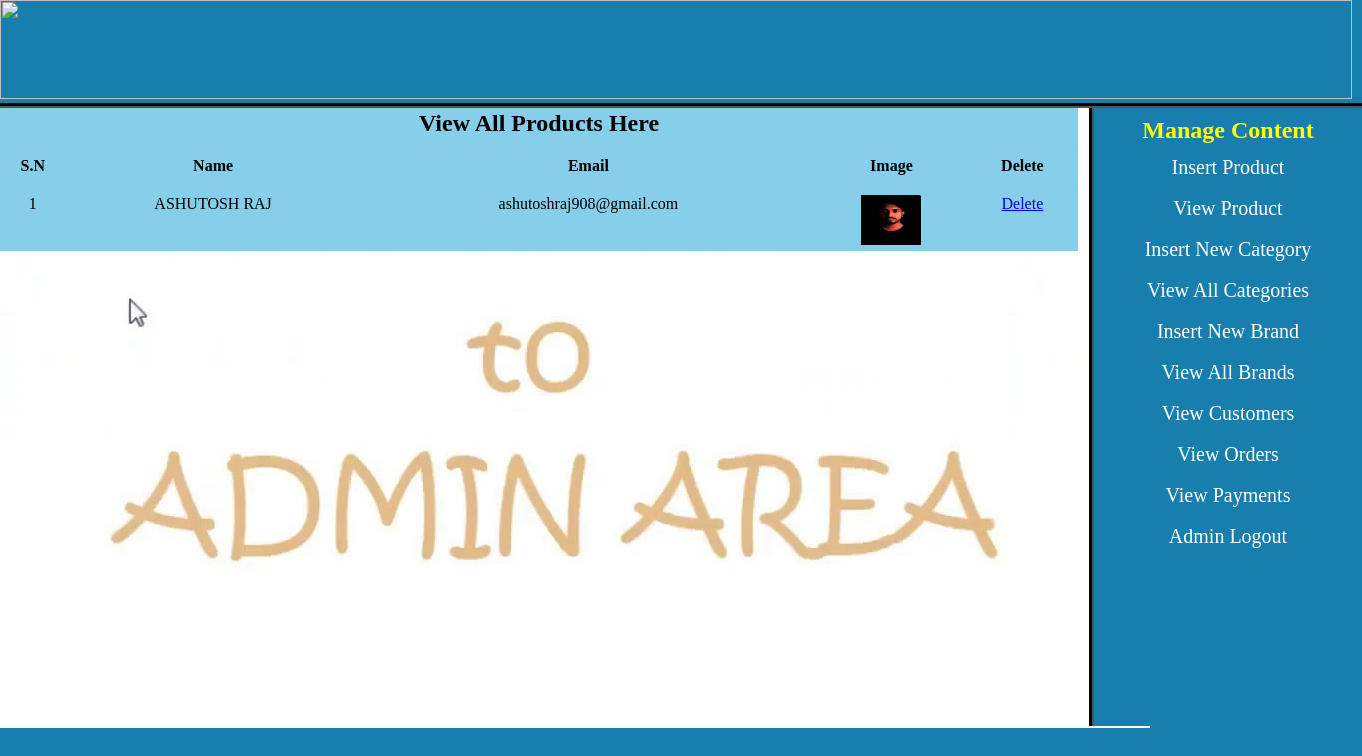
Page /admin_area/index.php?view_customers (signed in) on the committed database.
### tables this page shows
CREATE TABLE `customers` (
  `customer_id` int(10) NOT NULL,
  `customer_ip` varchar(255) NOT NULL,
  `customer_name` text NOT NULL,
  `customer_email` varchar(100) NOT NULL,
  `customer_pass` varchar(100) NOT NULL,
  `customer_country` text NOT NULL,
  `customer_city` text NOT NULL,
  `customer_contact` varchar(255) NOT NULL,
  `customer_address` text NOT NULL,
  `customer_image` text NOT NULL
);

### admin_area/view_customers.php (the view)
<?php
if(!isset($_SESSION['user_email']))
{
echo "<script> window.open('login.php?not_admin=You are not a admin !','_self') </script>";
}
else
{
?>
   <table width="1078"  align="center"  bgcolor="skyblue">
<tr align="center">
	<td colspan="6"> <h2>View All Products Here</h2></td>
</tr>
<tr align="center" bgcolor="skyblue">
	    <th><br>S.N</th>
	    <th><br>Name</th>
	     <th><br>Email</th>
	      <th><br>Image</th>
	        <th><br>Delete</th>
</tr>
  <?php
include("includes/db.php");
$get_c="select * from customers";
$run_c=mysqli_query($con,$get_c);
$i=0;
while($row_c=mysqli_fetch_array($run_c))
{
  $c_id=$row_c['customer_id'];
  $c_name=$row_c['customer_name'];
  $c_email=$row_c['customer_email'];
  $c_image=$row_c['customer_image'];
  $i++;
?>
<tr align="center">
    <td><br><?php echo $i;  ?></td>
	<td><br><?php echo $c_name;  ?></td>
	<td><br><?php echo $c_email;  ?></td>
	<td><br> <img src="../customer/customer_images/<?php echo $c_image; ?>" width="60" height="50" /> </td>
	<td><br><a href="delete_c.php?delete_c=<?php echo $c_id; ?> ">Delete</a></td>
</tr>
<?php } ?>
   </table>
<?php } ?>

### admin_area/styles/style.css (style rules this page uses)
html, body, div, span, applet, object, iframe, h1, h2, h3, h4, h5, h6, p, blockquote, pre, a, abbr, acronym, address, big, cite, code, del, dfn, em, img, ins, kbd, q, s, samp, small, strike, strong, sub, sup, tt, var, b, u, i, center, dl, dt, dd, ol, ul, li, fieldset, form, label, legend, table, caption, tbody, tfoot, thead, tr, th, td, article, aside, canvas, details, embed, figure, figcaption, footer, header, hgroup, menu, nav, output, ruby, section, summary, time, mark, audio, video { margin: 0; padding: 0; border: 0; vertical-align: baseline; }
body { background:#187eae; }

### rows in the picture
customers: customer_name "ASHUTOSH RAJ", customer_email "ashutoshraj908@gmail.com", customer_image (picture)
